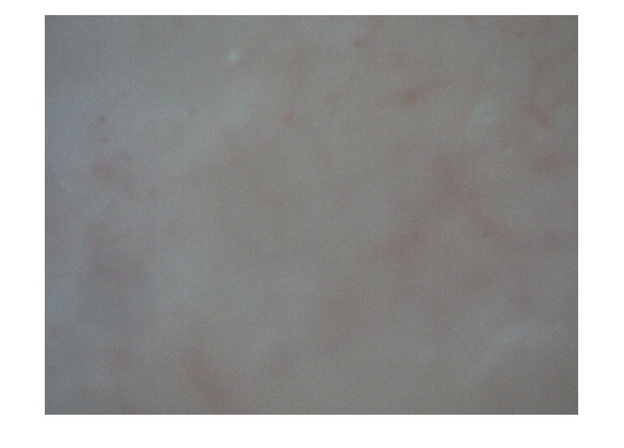
%> input picture CDIO/underarm.jpg, 624 x 448 px, shrunk from 1198 x 861 before the run
$ octave Seg_ves_corr.m   (GNU Octave 9; MATLAB toolbox functions it lacks are replaced by stand-ins)
%> lines starting %> are read from the running program, lines starting %| are printed output that depends on the picture; in (x1, y1, x2, y2) boxes, pixels count from 0 and x2, y2 are one past the last pixel; in counts of white or black regions, pixels touching at a corner belong together; the program's own positions count from 1
### CDIO/Segmentation/corrdc.m
function  y = corrdc(f,p)
% Correlation without DC component: y = corrdc(f,p)
% f: image
% p: pattern
% y: correlation result
%
% The size of the pattern p must be even.
% The size of the pattern p must be <= the image f.

% Convert indata to double
% ========================
f = double(f);
p = double(p);

% Check sizes
% ===========
[M,N] = size(f);
[Mp,Np] = size(p);
if mod(Mp,2)== 1 | mod(Np,2)== 1
  error('pattern size must be even')
end
if (Mp>M) | (Np>N)
  error('pattern size must smaller or equal to image size')
end

% Remove the DC-level from the pattern
% ====================================
p = p - mean(mean(p));

% Zero-pad pattern
% ================
rvec = M/2+1+[-Mp/2:Mp/2-1];
cvec = N/2+1+[-Np/2:Np/2-1];
p1 = zeros(M,N);
p1(rvec,cvec) = p;


% Correlation in the Fourier domain
% =================================
F = fftshift(fft2(ifftshift(f)));
P = fftshift(fft2(ifftshift(p1)));
y = real(ifftshift(ifft2(fftshift(F.*conj(P)))));

### CDIO/Segmentation/Seg_ves_corr.m
%% Prova kod
close all

I = imread('underarm.jpg');
%> I is the input picture: size 448x624x3 uint8; mean R, G, B 157, 156.8, 156.1
pic = rgb2gray(I);
J = adapthisteq(pic, 'cliplimit', 0.08, 'Distribution','rayleigh'); %funktion som gör bättre kontrast

figure(2), colormap('gray')
imagesc(pic)

pic = J;

kernel = [1 2 1; 2 4 2; 1 2 1]/16; %filtrera ytterligare med kärna
pic = conv2(pic,kernel,'same');
%> pic: size 448x624 double

idx3 = find(pic < 90);
%> idx3 = 64056 values from 20177 to 258910
pic(idx3) = 0;
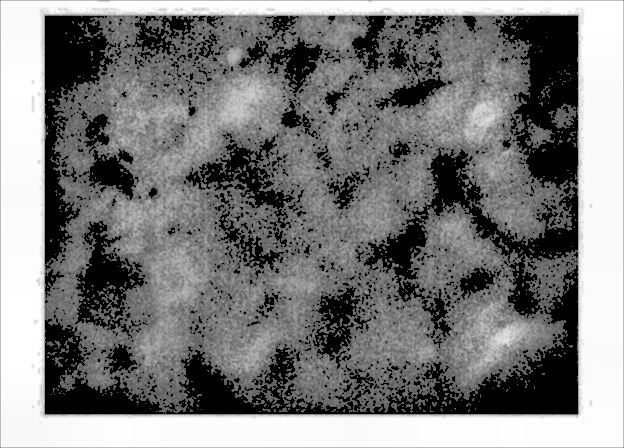
%> pic: size 448x624 double; min 0, max 255, mean 123.4

idx4 = find(pic > 90);
%> idx4 = 215352 values from 1 to 279552
pic(idx4) = 255;

figure(3), colormap(gray(256))
imagesc(pic)

% [8 lines of commented-out code are left out]

%% Tester
close all
clear all

pat = load('pat_averagefilt.mat');
pat = pat.pattern;
%pat = pat(5:14,5:14);


pat2 = load('pattern_nail.mat');
pat2 = pat2.pattern_nail;

vec = [];
str = {};
files = dir('*.jpg');  % specigy the extension of your image file
for i = 1:numel(files);
    filename = files(i).name;
    image = imread(filename);
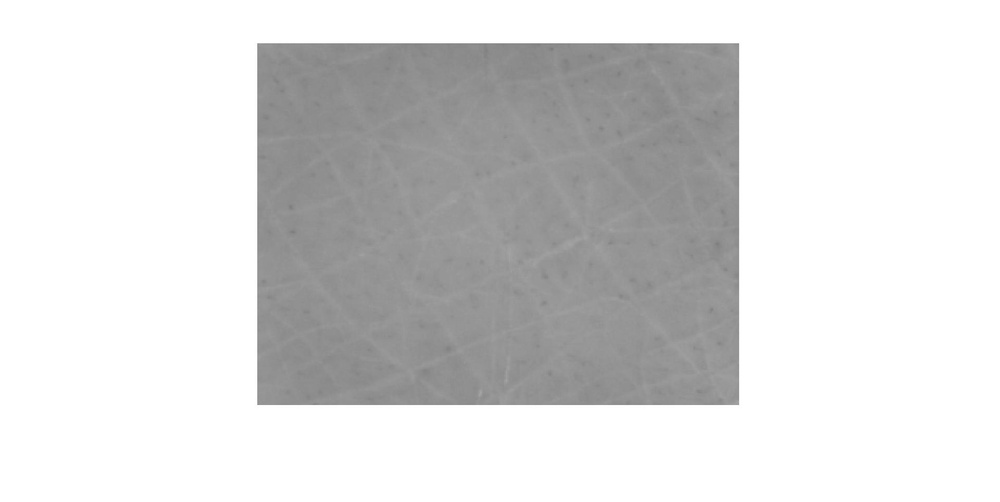
%> input picture CDIO/Segmentation/vesselsunderarm.jpg, 1000 x 502 px, shrunk from 1920 x 963 before the run
%> image is the input picture: size 502x1000x3 uint8; min 123, max 255, mean 217.3
    % apply processing to the loaded image
    % save the image to an array or back to the folder using
    %%%%%%%%%%% Area%%%%%%%%%%%%%%
    J = rgb2gray(image);
%> J: size 502x1000 uint8
    J = adapthisteq(J, 'cliplimit', 0.08, 'Distribution','rayleigh'); %funktion som gör bättre kontrast


    idx3 = find(J < 70);
%> idx3 = 28427 values from 129561 to 370874
    J(idx3) = 0;
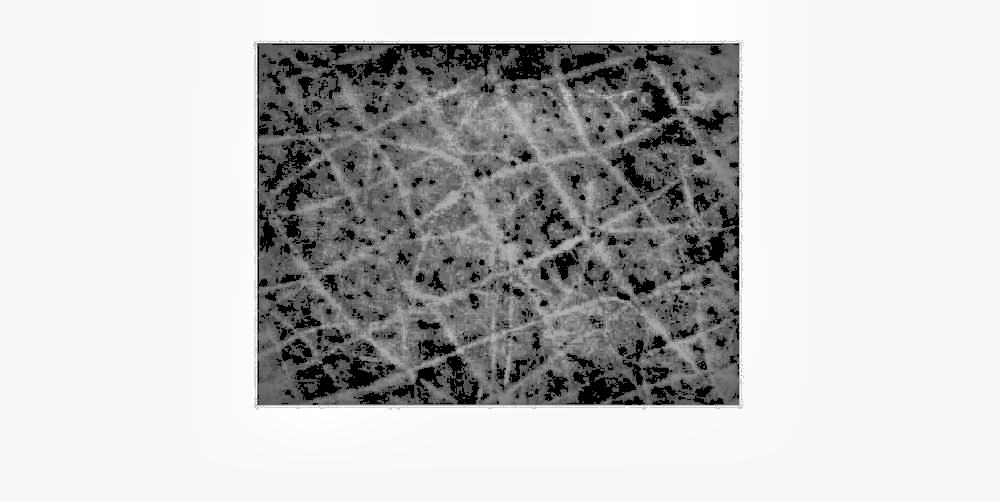
%> J: size 502x1000 uint8; min 0, max 255, mean 194.3

    idx4 = find(J > 70);
%> idx4 = 472232 values from 1 to 502000
    J(idx4) = 255;
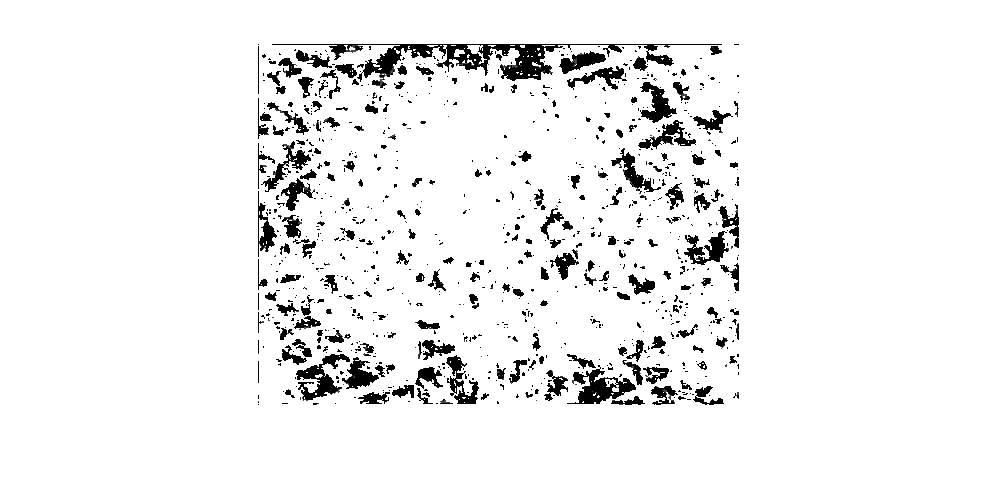
%> J: size 502x1000 uint8; min 0, max 255, mean 240.1

    value=size(J);
%> value = [502 1000]
    black_pix=sum(J(:) == 0);
%> black_pix = 28427
    tot_pix=value(1)*value(2);
%> tot_pix = 502000
    vessel_dens=(black_pix/tot_pix)*100
%> vessel_dens = 5.66
    %%%%%%%%%%%%%%%%%%%%%%%%%%%%%%

    pic = rgb2gray(image);
    kernel = [1 2 1; 2 4 2; 1 2 1]/16; %filtrera ytterligare med kärna
    pic = conv2(pic,kernel,'same');
%> pic: size 502x1000 double

    rescorr_ndc = corrdc(pic,pat); %normalized correlation without DC-level
%> in corrdc, `y = real(ifftshift(ifft2(fftshift(F.*conj(P)))));`:
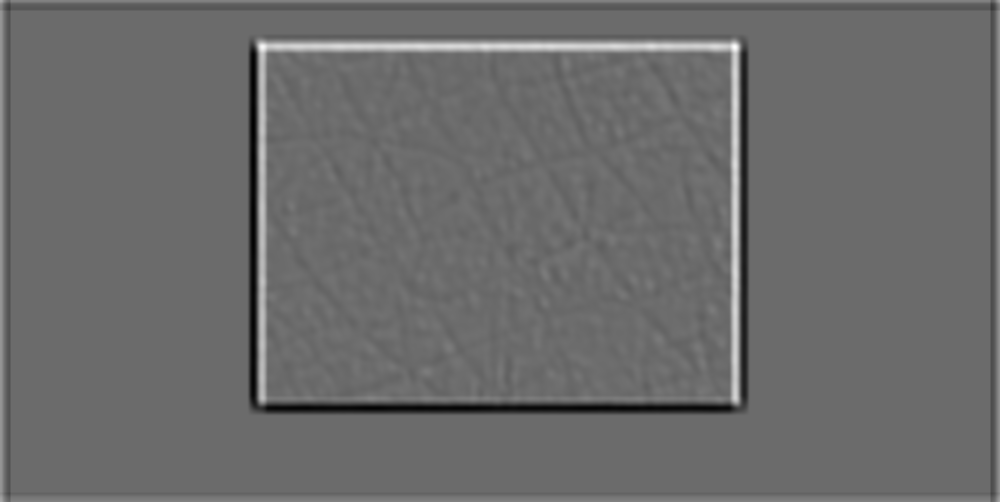
%> y: size 502x1000 double; min -64053.5, max 87383.5, mean 0; drawn with min black and max white
    %rescorr_ndc = imclearborder(rescorr_ndc);
    fact4 = 0.2;
    rescorrT_ndc = rescorr_ndc>(max(rescorr_ndc(:))*fact4);
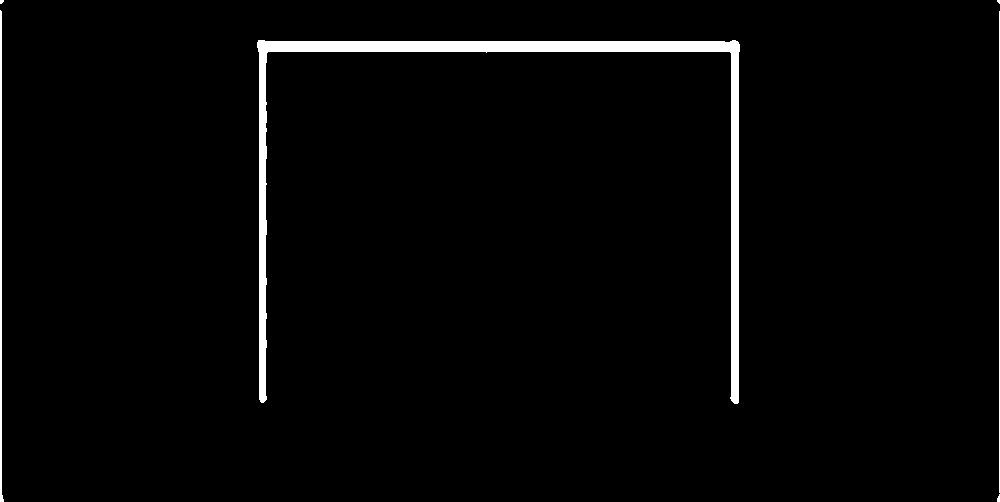
%> rescorrT_ndc: size 502x1000 logical; 2.4% white; 6 white regions (3 under 20 px), largest, box (x1, y1, x2, y2) and area: (257, 40, 740, 404) 10659, (0, 10, 4, 502) 993, (999, 11, 1000, 493) 482

    rescorrT_ndc = imclearborder(rescorrT_ndc);
%> rescorrT_ndc: size 502x1000 logical; 2.1% white; 1 white region, box (x1, y1, x2, y2) and area: (257, 40, 740, 404) 10659

    figure(i)
    colormap(gray(256))
    imagesc(double(pic)+100*rescorrT_ndc);
    axis image; title(['Segmented vessels ', filename]); colorbar;


    S = bwmorph(rescorrT_ndc,'shrink',Inf);
%> S: size 502x1000 logical; 0% white in thin lines or dots, all inside (x1, y1, x2, y2) = (499, 46, 500, 47)
    S = imfill(S,'holes');
    S = bwmorph(S,'shrink',Inf);
    vec = [vec; sum(sum(S))];
%> vec = 1

    filename

    figure(i+100)
    imagesc(S)
    axis image; title(['Number of vessels (', filename,'): ', num2str(sum(sum(S)))]); colorbar;

    figure(i+200)
    imagesc(J)
    axis image; title(['Number of vessels (', filename,'): ', num2str(sum(sum(S)))]); colorbar;
%> after `colorbar`:
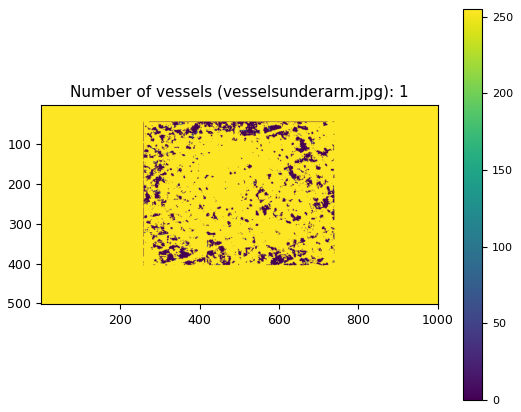
%> figure redrawn from the program's plot data

    str{end +1} = filename;
end
%> pass 2 of the loop `for i = 1:numel(files);`:
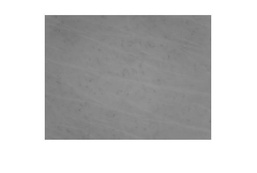
%> input picture CDIO/Segmentation/vesselsunderarm2.jpg, 257 x 173 px, shrunk from 494 x 333 before the run
%> image is the input picture: size 173x257x3 uint8; min 111, max 255, mean 198.6
%> `idx3 = find(J < 70);`: idx3 = 3233 values from 7802 to 36469
%> `J(idx3) = 0;`:
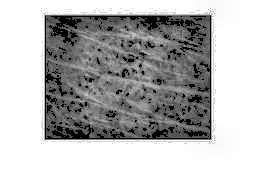
%> J: size 173x257 uint8; min 0, max 255, mean 178.2
%> `idx4 = find(J > 70);`: idx4 = 41072 values from 1 to 44461
%> black_pix = 3233
%> vessel_dens = 7.27
%> `pic = conv2(pic,kernel,'same');`:
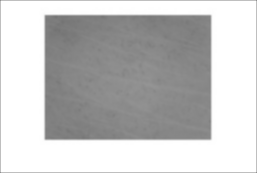
%> pic: size 173x257 double; min 115.5, max 255, mean 197.4
%> the run ends on the next line
